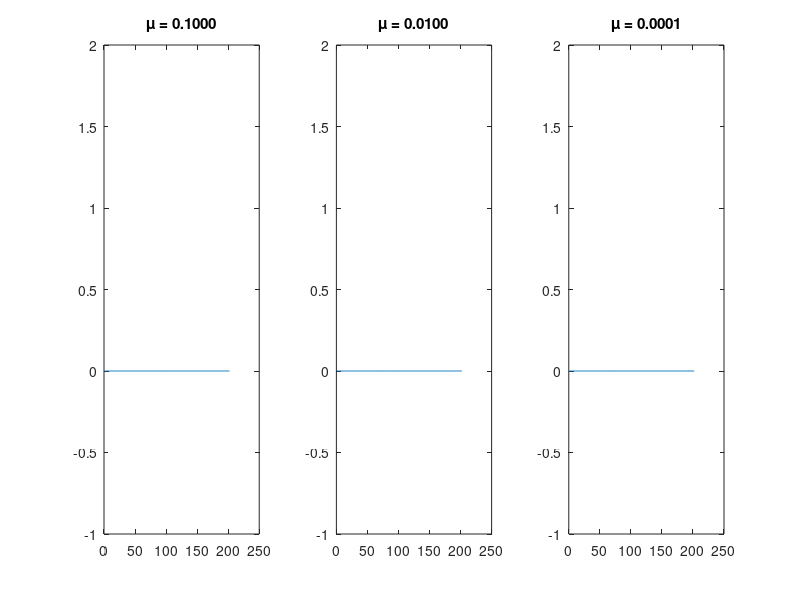

Recreate this plot in MATLAB. (Note: this script raises an error after producing the figure.)
a_x = 1.0;

N = 200; 
dx = 0.0050; 
dt = 0.0006; 
mus = [0.1, 0.01, 0.0001]; 
frames = 500; 
tol = 1e-6; 

U = zeros(N+2, 1);
S = ones(N+2, 1); 

figure;
Us = repmat({zeros(N+2, 1)}, 1, length(mus));
for idx = 1:length(mus)
    subplot(1, length(mus), idx);
    caxs(idx) = plot(Us{idx});
    ylim([-1, 2]); 
    title(sprintf('μ = %.4f', mus(idx)));
end

video_filename = 'advection_diffusion_simulation.mp4';
video = VideoWriter(video_filename, 'MPEG-4');
open(video);

for frame = 1:frames
    steady_state = true;
    for idx = 1:length(mus)
        U_prev = Us{idx};
        Us{idx} = forward_euler_1d_tri(Us{idx}, dx, dt, mus(idx), S);
        set(caxs(idx), 'YData', Us{idx});
        % if steady state
        if max(abs(Us{idx} - U_prev)) > tol
            steady_state = false;
        end
    end
    drawnow;
    frame_data = getframe(gcf);
    writeVideo(video, frame_data);
    if steady_state
        break;
    end
end

close(video);

function U_next = forward_euler_1d_tri(U, dx, dt, mu, S)
    nx = length(U) - 2;
    U_next = U;
    F = U(2:end-1) + dt * S(2:end-1);
    U_next(2:end-1) = tridiagonal_solver(mu, dt, dx, F, nx);
end

% tridiagonal solver
function V = tridiagonal_solver(mu, dt, dx, F, nx)
    c = mu * (dt / dx^2);
    ab = zeros(nx, 3);
    ab(2:end, 1) = -c;
    ab(:, 2) = 1 + 2*c;
    ab(1:end-1, 3) = -c;
    V = spdiags(ab, -1:1, nx, nx) \ F(:);
end
